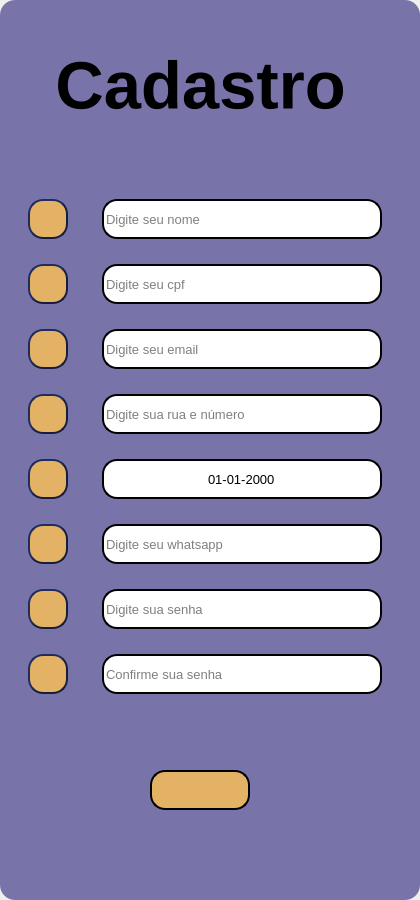
<?xml version="1.0" encoding="UTF-8"?>
<ui version="4.0">
 <class>MainWindow</class>
 <widget class="QMainWindow" name="MainWindow">
  <property name="geometry">
   <rect>
    <x>0</x>
    <y>0</y>
    <width>420</width>
    <height>900</height>
   </rect>
  </property>
  <property name="windowTitle">
   <string>terceira_tela</string>
  </property>
  <property name="windowIcon">
   <iconset>
    <normaloff>20799132821586787818-128.png</normaloff>20799132821586787818-128.png</iconset>
  </property>
  <property name="styleSheet">
   <string notr="true"/>
  </property>
  <widget class="QWidget" name="centralwidget">
   <layout class="QVBoxLayout" name="verticalLayout">
    <property name="spacing">
     <number>0</number>
    </property>
    <property name="leftMargin">
     <number>0</number>
    </property>
    <property name="topMargin">
     <number>0</number>
    </property>
    <property name="rightMargin">
     <number>0</number>
    </property>
    <property name="bottomMargin">
     <number>0</number>
    </property>
    <item>
     <widget class="QFrame" name="frame">
      <property name="styleSheet">
       <string notr="true">QFrame{
	background-color: rgb(120, 116, 170);
border-radius: 15px;
}</string>
      </property>
      <property name="frameShape">
       <enum>QFrame::StyledPanel</enum>
      </property>
      <property name="frameShadow">
       <enum>QFrame::Raised</enum>
      </property>
      <widget class="QLabel" name="label">
       <property name="geometry">
        <rect>
         <x>0</x>
         <y>50</y>
         <width>401</width>
         <height>71</height>
        </rect>
       </property>
       <property name="font">
        <font>
         <pointsize>50</pointsize>
         <weight>75</weight>
         <bold>true</bold>
        </font>
       </property>
       <property name="text">
        <string>Cadastro</string>
       </property>
       <property name="alignment">
        <set>Qt::AlignCenter</set>
       </property>
      </widget>
      <widget class="QWidget" name="layoutWidget">
       <property name="geometry">
        <rect>
         <x>0</x>
         <y>180</y>
         <width>411</width>
         <height>541</height>
        </rect>
       </property>
       <layout class="QGridLayout" name="gridLayout">
        <item row="6" column="0">
         <widget class="QLabel" name="label_7">
          <property name="minimumSize">
           <size>
            <width>40</width>
            <height>40</height>
           </size>
          </property>
          <property name="maximumSize">
           <size>
            <width>40</width>
            <height>40</height>
           </size>
          </property>
          <property name="styleSheet">
           <string notr="true">QLabel{
background-color: rgb(227, 178, 100);
border-radius: 15px;
border-color: rgb(21, 30, 63);
border-style: outset;
border-width: 2px;
}
</string>
          </property>
          <property name="text">
           <string/>
          </property>
          <property name="pixmap">
           <pixmap>../icons/padlock.png</pixmap>
          </property>
          <property name="scaledContents">
           <bool>true</bool>
          </property>
          <property name="alignment">
           <set>Qt::AlignCenter</set>
          </property>
          <property name="margin">
           <number>5</number>
          </property>
          <property name="indent">
           <number>5</number>
          </property>
         </widget>
        </item>
        <item row="3" column="1">
         <widget class="QLineEdit" name="lineEdit_4">
          <property name="minimumSize">
           <size>
            <width>280</width>
            <height>40</height>
           </size>
          </property>
          <property name="maximumSize">
           <size>
            <width>280</width>
            <height>40</height>
           </size>
          </property>
          <property name="font">
           <font>
            <pointsize>10</pointsize>
           </font>
          </property>
          <property name="styleSheet">
           <string notr="true">background-color: rgb(255, 255, 255);
border-radius: 15px;
border-style: outset;
border-width: 2px;
</string>
          </property>
          <property name="placeholderText">
           <string>Digite sua rua e número</string>
          </property>
         </widget>
        </item>
        <item row="1" column="1">
         <widget class="QLineEdit" name="lineEdit_2">
          <property name="minimumSize">
           <size>
            <width>280</width>
            <height>40</height>
           </size>
          </property>
          <property name="maximumSize">
           <size>
            <width>280</width>
            <height>40</height>
           </size>
          </property>
          <property name="font">
           <font>
            <pointsize>10</pointsize>
           </font>
          </property>
          <property name="styleSheet">
           <string notr="true">background-color: rgb(255, 255, 255);
border-radius: 15px;
border-style: outset;
border-width: 2px;
</string>
          </property>
          <property name="placeholderText">
           <string>Digite seu cpf</string>
          </property>
         </widget>
        </item>
        <item row="2" column="1">
         <widget class="QLineEdit" name="lineEdit_3">
          <property name="minimumSize">
           <size>
            <width>280</width>
            <height>40</height>
           </size>
          </property>
          <property name="maximumSize">
           <size>
            <width>280</width>
            <height>40</height>
           </size>
          </property>
          <property name="font">
           <font>
            <pointsize>10</pointsize>
           </font>
          </property>
          <property name="styleSheet">
           <string notr="true">background-color: rgb(255, 255, 255);
border-radius: 15px;
border-style: outset;
border-width: 2px;
</string>
          </property>
          <property name="placeholderText">
           <string>Digite seu email</string>
          </property>
         </widget>
        </item>
        <item row="4" column="0">
         <widget class="QLabel" name="label_5">
          <property name="minimumSize">
           <size>
            <width>40</width>
            <height>40</height>
           </size>
          </property>
          <property name="maximumSize">
           <size>
            <width>40</width>
            <height>40</height>
           </size>
          </property>
          <property name="toolTip">
           <string>Senha</string>
          </property>
          <property name="styleSheet">
           <string notr="true">QLabel{
background-color: rgb(227, 178, 100);
border-radius: 15px;
border-color: rgb(21, 30, 63);
border-style: outset;
border-width: 2px;
}
</string>
          </property>
          <property name="text">
           <string/>
          </property>
          <property name="pixmap">
           <pixmap>../icons/birth.png</pixmap>
          </property>
          <property name="scaledContents">
           <bool>true</bool>
          </property>
          <property name="alignment">
           <set>Qt::AlignCenter</set>
          </property>
          <property name="margin">
           <number>5</number>
          </property>
          <property name="indent">
           <number>5</number>
          </property>
         </widget>
        </item>
        <item row="2" column="0">
         <widget class="QLabel" name="label_3">
          <property name="minimumSize">
           <size>
            <width>40</width>
            <height>40</height>
           </size>
          </property>
          <property name="maximumSize">
           <size>
            <width>40</width>
            <height>40</height>
           </size>
          </property>
          <property name="styleSheet">
           <string notr="true">QLabel{
background-color: rgb(227, 178, 100);
border-radius: 15px;
border-color: rgb(21, 30, 63);
border-style: outset;
border-width: 2px;
}
</string>
          </property>
          <property name="text">
           <string/>
          </property>
          <property name="pixmap">
           <pixmap>../icons/email.png</pixmap>
          </property>
          <property name="scaledContents">
           <bool>true</bool>
          </property>
          <property name="alignment">
           <set>Qt::AlignCenter</set>
          </property>
          <property name="margin">
           <number>5</number>
          </property>
          <property name="indent">
           <number>5</number>
          </property>
         </widget>
        </item>
        <item row="5" column="1">
         <widget class="QLineEdit" name="lineEdit_6">
          <property name="minimumSize">
           <size>
            <width>280</width>
            <height>40</height>
           </size>
          </property>
          <property name="maximumSize">
           <size>
            <width>280</width>
            <height>40</height>
           </size>
          </property>
          <property name="font">
           <font>
            <pointsize>10</pointsize>
           </font>
          </property>
          <property name="styleSheet">
           <string notr="true">background-color: rgb(255, 255, 255);
border-radius: 15px;
border-style: outset;
border-width: 2px;
</string>
          </property>
          <property name="placeholderText">
           <string>Digite seu whatsapp</string>
          </property>
         </widget>
        </item>
        <item row="0" column="1">
         <widget class="QLineEdit" name="lineEdit_1">
          <property name="minimumSize">
           <size>
            <width>280</width>
            <height>40</height>
           </size>
          </property>
          <property name="maximumSize">
           <size>
            <width>280</width>
            <height>40</height>
           </size>
          </property>
          <property name="font">
           <font>
            <pointsize>10</pointsize>
           </font>
          </property>
          <property name="styleSheet">
           <string notr="true">background-color: rgb(255, 255, 255);
border-radius: 15px;
border-style: outset;
border-width: 2px;
</string>
          </property>
          <property name="text">
           <string/>
          </property>
          <property name="placeholderText">
           <string>Digite seu nome</string>
          </property>
         </widget>
        </item>
        <item row="3" column="0">
         <widget class="QLabel" name="label_4">
          <property name="minimumSize">
           <size>
            <width>40</width>
            <height>40</height>
           </size>
          </property>
          <property name="maximumSize">
           <size>
            <width>40</width>
            <height>40</height>
           </size>
          </property>
          <property name="styleSheet">
           <string notr="true">QLabel{
background-color: rgb(227, 178, 100);
border-radius: 15px;
border-color: rgb(21, 30, 63);
border-style: outset;
border-width: 2px;
}
</string>
          </property>
          <property name="text">
           <string/>
          </property>
          <property name="pixmap">
           <pixmap>../icons/map.png</pixmap>
          </property>
          <property name="scaledContents">
           <bool>true</bool>
          </property>
          <property name="alignment">
           <set>Qt::AlignCenter</set>
          </property>
          <property name="margin">
           <number>5</number>
          </property>
          <property name="indent">
           <number>5</number>
          </property>
         </widget>
        </item>
        <item row="0" column="0">
         <widget class="QLabel" name="label_1">
          <property name="minimumSize">
           <size>
            <width>40</width>
            <height>40</height>
           </size>
          </property>
          <property name="maximumSize">
           <size>
            <width>40</width>
            <height>40</height>
           </size>
          </property>
          <property name="styleSheet">
           <string notr="true">QLabel{
background-color: rgb(227, 178, 100);
border-radius: 15px;
border-color: rgb(21, 30, 63);
border-style: outset;
border-width: 2px;
}
</string>
          </property>
          <property name="text">
           <string/>
          </property>
          <property name="pixmap">
           <pixmap>../icons/13995090641543238940-128.png</pixmap>
          </property>
          <property name="scaledContents">
           <bool>true</bool>
          </property>
          <property name="alignment">
           <set>Qt::AlignCenter</set>
          </property>
          <property name="margin">
           <number>5</number>
          </property>
          <property name="indent">
           <number>-5</number>
          </property>
         </widget>
        </item>
        <item row="4" column="1">
         <widget class="QDateEdit" name="dateEdit_5">
          <property name="minimumSize">
           <size>
            <width>280</width>
            <height>40</height>
           </size>
          </property>
          <property name="maximumSize">
           <size>
            <width>280</width>
            <height>40</height>
           </size>
          </property>
          <property name="font">
           <font>
            <pointsize>10</pointsize>
           </font>
          </property>
          <property name="styleSheet">
           <string notr="true">background-color: rgb(255, 255, 255);
border-radius: 15px;
border-style: outset;
border-width: 2px;
</string>
          </property>
          <property name="alignment">
           <set>Qt::AlignCenter</set>
          </property>
          <property name="buttonSymbols">
           <enum>QAbstractSpinBox::NoButtons</enum>
          </property>
          <property name="displayFormat">
           <string>dd-MM-yyyy</string>
          </property>
         </widget>
        </item>
        <item row="1" column="0">
         <widget class="QLabel" name="label_2">
          <property name="minimumSize">
           <size>
            <width>40</width>
            <height>40</height>
           </size>
          </property>
          <property name="maximumSize">
           <size>
            <width>40</width>
            <height>40</height>
           </size>
          </property>
          <property name="styleSheet">
           <string notr="true">QLabel{
background-color: rgb(227, 178, 100);
border-radius: 15px;
border-color: rgb(21, 30, 63);
border-style: outset;
border-width: 2px;
}
</string>
          </property>
          <property name="text">
           <string/>
          </property>
          <property name="pixmap">
           <pixmap>../icons/id.png</pixmap>
          </property>
          <property name="scaledContents">
           <bool>true</bool>
          </property>
          <property name="alignment">
           <set>Qt::AlignCenter</set>
          </property>
          <property name="margin">
           <number>5</number>
          </property>
          <property name="indent">
           <number>-5</number>
          </property>
         </widget>
        </item>
        <item row="6" column="1">
         <widget class="QLineEdit" name="lineEdit_7">
          <property name="minimumSize">
           <size>
            <width>280</width>
            <height>40</height>
           </size>
          </property>
          <property name="maximumSize">
           <size>
            <width>280</width>
            <height>40</height>
           </size>
          </property>
          <property name="font">
           <font>
            <pointsize>10</pointsize>
           </font>
          </property>
          <property name="autoFillBackground">
           <bool>false</bool>
          </property>
          <property name="styleSheet">
           <string notr="true">background-color: rgb(255, 255, 255);
border-radius: 15px;
border-style: outset;
border-width: 2px;
</string>
          </property>
          <property name="echoMode">
           <enum>QLineEdit::Password</enum>
          </property>
          <property name="placeholderText">
           <string>Digite sua senha</string>
          </property>
         </widget>
        </item>
        <item row="7" column="0">
         <widget class="QLabel" name="label_8">
          <property name="minimumSize">
           <size>
            <width>40</width>
            <height>40</height>
           </size>
          </property>
          <property name="maximumSize">
           <size>
            <width>40</width>
            <height>40</height>
           </size>
          </property>
          <property name="styleSheet">
           <string notr="true">QLabel{
background-color: rgb(227, 178, 100);
border-radius: 15px;
border-color: rgb(21, 30, 63);
border-style: outset;
border-width: 2px;
}
</string>
          </property>
          <property name="text">
           <string/>
          </property>
          <property name="pixmap">
           <pixmap>../icons/padlock.png</pixmap>
          </property>
          <property name="scaledContents">
           <bool>true</bool>
          </property>
          <property name="alignment">
           <set>Qt::AlignCenter</set>
          </property>
          <property name="margin">
           <number>5</number>
          </property>
          <property name="indent">
           <number>5</number>
          </property>
         </widget>
        </item>
        <item row="7" column="1">
         <widget class="QLineEdit" name="lineEdit_8">
          <property name="minimumSize">
           <size>
            <width>280</width>
            <height>40</height>
           </size>
          </property>
          <property name="maximumSize">
           <size>
            <width>280</width>
            <height>40</height>
           </size>
          </property>
          <property name="font">
           <font>
            <pointsize>10</pointsize>
           </font>
          </property>
          <property name="autoFillBackground">
           <bool>false</bool>
          </property>
          <property name="styleSheet">
           <string notr="true">background-color: rgb(255, 255, 255);
border-radius: 15px;
border-style: outset;
border-width: 2px;
</string>
          </property>
          <property name="echoMode">
           <enum>QLineEdit::Password</enum>
          </property>
          <property name="placeholderText">
           <string>Confirme sua senha</string>
          </property>
         </widget>
        </item>
        <item row="5" column="0">
         <widget class="QLabel" name="label_6">
          <property name="minimumSize">
           <size>
            <width>40</width>
            <height>40</height>
           </size>
          </property>
          <property name="maximumSize">
           <size>
            <width>40</width>
            <height>40</height>
           </size>
          </property>
          <property name="styleSheet">
           <string notr="true">QLabel{
background-color: rgb(227, 178, 100);
border-radius: 15px;
border-color: rgb(21, 30, 63);
border-style: outset;
border-width: 2px;
}
</string>
          </property>
          <property name="text">
           <string/>
          </property>
          <property name="pixmap">
           <pixmap>../icons/whatsa.png</pixmap>
          </property>
          <property name="scaledContents">
           <bool>true</bool>
          </property>
          <property name="alignment">
           <set>Qt::AlignCenter</set>
          </property>
          <property name="margin">
           <number>5</number>
          </property>
          <property name="indent">
           <number>5</number>
          </property>
         </widget>
        </item>
       </layout>
      </widget>
      <widget class="QPushButton" name="pushButton">
       <property name="geometry">
        <rect>
         <x>150</x>
         <y>770</y>
         <width>100</width>
         <height>40</height>
        </rect>
       </property>
       <property name="minimumSize">
        <size>
         <width>100</width>
         <height>40</height>
        </size>
       </property>
       <property name="maximumSize">
        <size>
         <width>100</width>
         <height>40</height>
        </size>
       </property>
       <property name="font">
        <font>
         <pointsize>13</pointsize>
         <weight>75</weight>
         <bold>true</bold>
        </font>
       </property>
       <property name="toolTip">
        <string>Registrar</string>
       </property>
       <property name="styleSheet">
        <string notr="true">border-style: outset;
border-width: 2px;
border-radius: 15px;
border-color: black;
background-color: rgb(227, 178, 100);</string>
       </property>
       <property name="text">
        <string/>
       </property>
       <property name="icon">
        <iconset>
         <normaloff>../icons/usercheked.png</normaloff>../icons/usercheked.png</iconset>
       </property>
       <property name="iconSize">
        <size>
         <width>30</width>
         <height>30</height>
        </size>
       </property>
      </widget>
     </widget>
    </item>
   </layout>
  </widget>
 </widget>
 <tabstops>
  <tabstop>lineEdit_1</tabstop>
  <tabstop>lineEdit_2</tabstop>
  <tabstop>lineEdit_3</tabstop>
  <tabstop>lineEdit_4</tabstop>
  <tabstop>dateEdit_5</tabstop>
  <tabstop>lineEdit_6</tabstop>
  <tabstop>lineEdit_7</tabstop>
  <tabstop>lineEdit_8</tabstop>
 </tabstops>
 <resources/>
 <connections/>
</ui>
